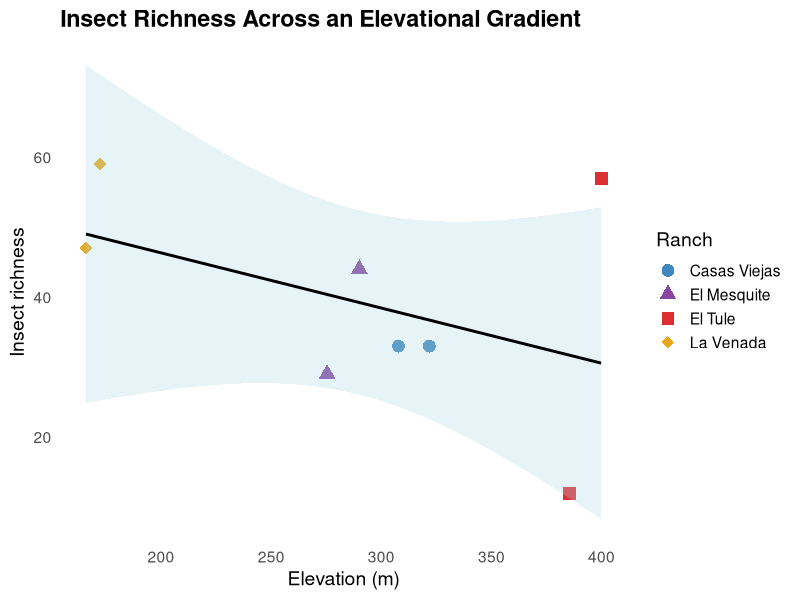

The R script that drew this image:
## ---- chunk 1
# load data
arthropod_ranch <- read.csv("data/sample_taxa_matrix_by_ranch_WEIGHTED_REL.csv")
arthropod_trap  <- read.csv("data/sample_taxa_matrix_by_trap_WEIGHTED_REL.csv")
salience        <- read.csv("data/3_1salience_plants_personal_use.csv")
## ---- chunk 2
abund <- read.csv("data/sample_taxa_matrix_by_trap_WEIGHTED_REL.csv")
names(abund)
## ---- chunk 3
# select only trap columns
trap_data <- abund[, c(
  "Casa_Vieja_TE", "Casa_Vieja_UT",
  "El_Mezquital_F", "El_Mezquital_H",
  "El_Tule_BH", "El_Tule_UT",
  "La_Venada_1", "La_Venada_2"
)]

# calculate richness (count values > 0 per column)
richness <- colSums(trap_data > 0)

richness
## ---- chunk 4
data <- read.csv("data/richness_elevation.csv")

head(data)
## ---- chunk 5
library(ggplot2)

ggplot(data, aes(x = Elevation_m, y = Richness, color = Ranch, shape = Ranch)) +
  geom_point(size = 4, alpha = 0.9) +
  geom_smooth(
    data = data,
    aes(x = Elevation_m, y = Richness),
    method = "lm",
    se = TRUE,
    fill = "lightblue",
    color = "black",
    alpha = 0.3,
    linewidth = 1,
    inherit.aes = FALSE
  ) +
  labs(
    title = "Insect Richness Across an Elevational Gradient",
    x = "Elevation (m)",
    y = "Insect richness",
    color = "Ranch",
    shape = "Ranch"
  ) +
  scale_color_manual(values = c(
    "Casas Viejas" = "#2C7BB6", 
    "El Mesquite"  = "#7B3294", 
    "El Tule"      = "#D7191C",  
    "La Venada"    = "#E69F00"   
  )) +
  scale_shape_manual(values = c(
    "Casas Viejas" = 16,
    "El Mesquite"  = 17,
    "El Tule"      = 15,
    "La Venada"    = 18
  )) +
  theme_minimal(base_size = 14) +
  theme(
    plot.title = element_text(face = "bold"),
    legend.position = "right",
    panel.grid.major = element_blank(),
    panel.grid.minor = element_blank()
  )
## ---- chunk 6
model <- lm(Richness ~ Elevation_m, data = data)
summary(model)
